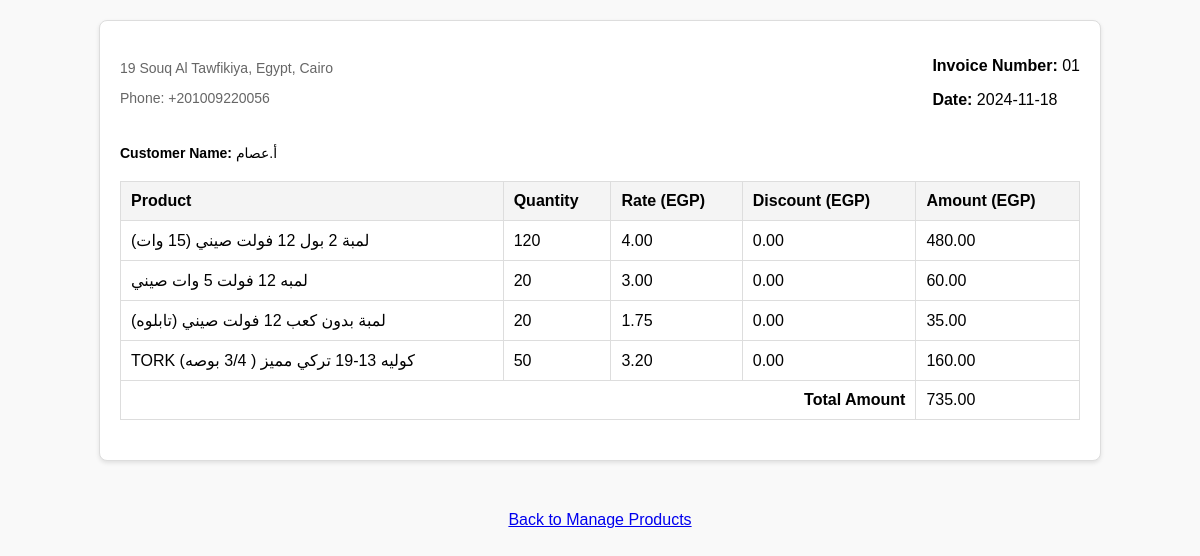
The page /invoice/1 (signed in) on the database its author committed.
### app/models.py (models this page shows, shortened)
class Invoice(db.Model):
    __tablename__ = 'invoices'  # Consistent naming for table
    id = db.Column(db.Integer, primary_key=True)
    customer_name = db.Column(db.String(255), nullable=False)
    invoice_number = db.Column(db.String(100), unique=True, nullable=False)
    invoice_date = db.Column(db.Date, nullable=False)
    total_amount = db.Column(Numeric(10, 2), nullable=False, default=0)
    discount = db.Column(Numeric(10, 2), nullable=True, default=0)  # Field for discounts
    items = db.relationship('InvoiceItem', back_populates='invoice', cascade="all, delete-orphan")  # Correct relationship

class InvoiceItem(db.Model):
    __tablename__ = 'invoice_item'
    __table_args__ = (
        db.UniqueConstraint('invoice_id', 'product_id', name='unique_invoice_product'),  # Prevent duplicate rows
    )
    id = db.Column(db.Integer, primary_key=True)
    invoice_id = db.Column(db.Integer, db.ForeignKey('invoices.id'), nullable=False)
    product_id = db.Column(db.Integer, db.ForeignKey('product.id'), nullable=False)
    quantity = db.Column(db.Integer, nullable=False)
    rate = db.Column(db.Numeric(10, 2), nullable=False)  # Supports up to 2 decimal places
    tax = db.Column(db.Numeric(10, 2), default=0, nullable=True)
    amount = db.Column(db.Numeric(10, 2), nullable=False)
    discount = db.Column(db.Numeric(10, 2), nullable=True, default=0)  # This can be per item
    invoice = db.relationship('Invoice', back_populates='items')  # Link to Invoice
    product = db.relationship('Product', backref='invoice_items', lazy=True)  # Link to Product

class Product(db.Model):
    __tablename__ = 'product'
    id = db.Column(db.Integer, primary_key=True)
    name = db.Column(db.String(120), nullable=False)
    description = db.Column(db.String(500))
    price = db.Column(Numeric(10, 2), nullable=False)  # Supports up to 2 decimal places
    quantity = db.Column(db.Integer, nullable=False)
    low_stock_threshold = db.Column(db.Integer, nullable=False)
    category_id = db.Column(db.Integer, db.ForeignKey('category.id'), nullable=True)

### app/routes.py (the view)
@bp.route('/invoice/<int:invoice_id>')
def view_invoice(invoice_id):
    if 'admin' not in session:
        return redirect(url_for('routes.login'))
    invoice = Invoice.query.get_or_404(invoice_id)
    for item in invoice.items:
        logging.debug(f"Item ID: {item.id}, Product Name: {item.product.name}, Quantity: {item.quantity}, Rate: {item.rate}, Amount: {item.amount}")
    return render_template('invoice_template.html', invoice=invoice)

### app/templates/invoice_template.html (shortened to what this page needs)
<!DOCTYPE html>
<html lang="en">
<head>
</head>
<body>
    <div class="invoice-container">
        <div class="header">
            <div class="company-info">
                <p>19 Souq Al Tawfikiya, Egypt, Cairo</p>
                <p>Phone: +201009220056</p>
            </div>
            <div>
                <p><strong>Invoice Number:</strong> {{ invoice.invoice_number }}</p>
                <p><strong>Date:</strong> {{ invoice.invoice_date.strftime('%Y-%m-%d') }}</p>
            </div>
        </div>
        <div class="details">
            <p><strong>Customer Name:</strong> {{ invoice.customer_name }}</p>
        </div>
        <table>
            <thead>
                <tr>
                    <th>Product</th>
                    <th>Quantity</th>
                    <th>Rate (EGP)</th>
                    <th>Discount (EGP)</th>
                    <th>Amount (EGP)</th>
                </tr>
            </thead>
            <tbody>
                {% set seen_products = [] %}
                {% for item in invoice.items %}
                    {% if item.product_id not in seen_products %}
                        <tr>
                            <td>{{ item.product.name if item.product else 'No Product Found' }}</td>
                            <td>{{ item.quantity }}</td>
                            <td>{{ item.rate | round(2) }}</td>
                            <td>{{ item.discount | round(2) }}</td>
                            <td>{{ item.amount | round(2) }}</td>
                        </tr>
                        {% set seen_products = seen_products + [item.product_id] %}
                    {% endif %}
                {% else %}
                    <tr>
                        <td colspan="5" style="text-align: center;">No items in this invoice.</td>
                    </tr>
                {% endfor %}
            </tbody>
            <tfoot>
                <tr>
                    <td colspan="4" class="total">Total Amount</td>
                    <td>{{ invoice.total_amount | round(2) }}</td>
                </tr>
            </tfoot>
        </table>
    </div>
    <div class="back-link">
        <a href="/" class="btn btn-secondary">Back to Manage Products</a>
    </div>
</body>
</html>

### app/templates/invoice_template.html (style rules this page uses)
body { font-family: Arial, sans-serif; margin: 0; padding: 0; background-color: #f9f9f9; }
.invoice-container { width: 80%; margin: 20px auto; background: #fff; border: 1px solid #ddd; padding: 20px; border-radius: 8px; box-shadow: 0 2px 4px rgba(0,0,0,0.1); }
.header { display: flex; justify-content: space-between; align-items: center; margin-bottom: 20px; }
.company-info { font-size: 14px; color: #666; }
.details { margin-bottom: 20px; }
.details p { margin: 5px 0; font-size: 14px; }
table { width: 100%; border-collapse: collapse; margin-bottom: 20px; }
table, th, td { border: 1px solid #ddd; }
th, td { padding: 10px; text-align: left; }
th { background-color: #f4f4f4; }
.total { text-align: right; font-weight: bold; }
.back-link { text-align: center; margin-top: 50px; }

### rows shown on the page
Invoice: invoice_number "01", invoice_date "2024-11-18", customer_name "أ.عصام", total_amount "735.00"
InvoiceItem: product "لمبة 2 بول 12 فولت صيني (15 وات)", quantity "120", rate "4.00", discount "0.00", amount "480.00"
InvoiceItem: product "لمبه 12 فولت 5 وات صيني", quantity "20", rate "3.00", discount "0.00", amount "60.00"
InvoiceItem: product "لمبة بدون كعب 12 فولت صيني (تابلوه)", quantity "20", rate "1.75", discount "0.00", amount "35.00"
InvoiceItem: product "TORK (كوليه 13-19 تركي مميز ( 3/4 بوصه", quantity "50", rate "3.20", discount "0.00", amount "160.00"
